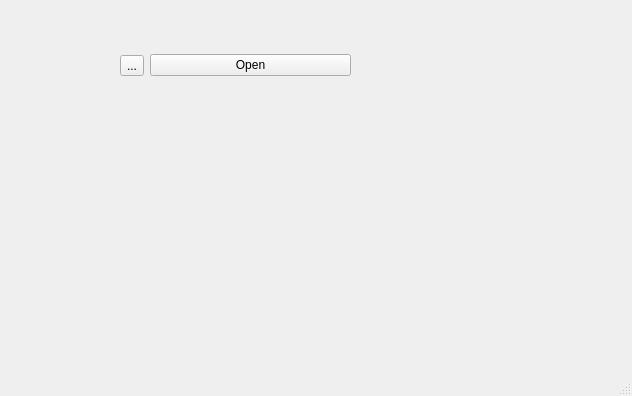
<?xml version="1.0" encoding="UTF-8"?>
<ui version="4.0">
 <class>MainWindow</class>
 <widget class="QMainWindow" name="MainWindow">
  <property name="geometry">
   <rect>
    <x>0</x>
    <y>0</y>
    <width>632</width>
    <height>396</height>
   </rect>
  </property>
  <property name="windowTitle">
   <string>MainWindow</string>
  </property>
  <widget class="QWidget" name="centralwidget">
   <widget class="QWidget" name="horizontalLayoutWidget">
    <property name="geometry">
     <rect>
      <x>120</x>
      <y>10</y>
      <width>231</width>
      <height>111</height>
     </rect>
    </property>
    <layout class="QHBoxLayout" name="horizontalLayout">
     <item>
      <widget class="QToolButton" name="browse_button">
       <property name="text">
        <string>...</string>
       </property>
      </widget>
     </item>
     <item>
      <widget class="QPushButton" name="open_button">
       <property name="text">
        <string>Open</string>
       </property>
      </widget>
     </item>
    </layout>
   </widget>
  </widget>
  <widget class="QMenuBar" name="menubar">
   <property name="geometry">
    <rect>
     <x>0</x>
     <y>0</y>
     <width>632</width>
     <height>21</height>
    </rect>
   </property>
  </widget>
  <widget class="QStatusBar" name="statusbar"/>
 </widget>
 <resources/>
 <connections/>
</ui>
